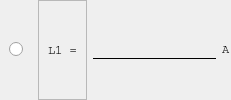
                                 <widget class="QFrame" name="frame_114">
                                  <property name="frameShape">
                                   <enum>QFrame::NoFrame</enum>
                                  </property>
                                  <property name="frameShadow">
                                   <enum>QFrame::Plain</enum>
                                  </property>
                                  <layout class="QHBoxLayout" name="horizontalLayout_31">
                                   <property name="spacing">
                                    <number>6</number>
                                   </property>
                                   <property name="leftMargin">
                                    <number>0</number>
                                   </property>
                                   <property name="topMargin">
                                    <number>0</number>
                                   </property>
                                   <property name="rightMargin">
                                    <number>0</number>
                                   </property>
                                   <property name="bottomMargin">
                                    <number>0</number>
                                   </property>
                                   <item>
                                    <widget class="QFrame" name="frame_115">
                                     <property name="frameShape">
                                      <enum>QFrame::NoFrame</enum>
                                     </property>
                                     <property name="frameShadow">
                                      <enum>QFrame::Plain</enum>
                                     </property>
                                     <layout class="QVBoxLayout" name="verticalLayout_73">
                                      <item>
                                       <widget class="QRadioButton" name="radioButton_8">
                                        <property name="text">
                                         <string/>
                                        </property>
                                       </widget>
                                      </item>
                                     </layout>
                                    </widget>
                                   </item>
                                   <item>
                                    <widget class="QFrame" name="frame_116">
                                     <property name="frameShape">
                                      <enum>QFrame::StyledPanel</enum>
                                     </property>
                                     <property name="frameShadow">
                                      <enum>QFrame::Raised</enum>
                                     </property>
                                     <layout class="QVBoxLayout" name="verticalLayout_74">
                                      <item>
                                       <widget class="QLabel" name="label_45">
                                        <property name="font">
                                         <font>
                                          <family>Courier</family>
                                         </font>
                                        </property>
                                        <property name="text">
                                         <string>L1 =</string>
                                        </property>
                                       </widget>
                                      </item>
                                     </layout>
                                    </widget>
                                   </item>
                                   <item>
                                    <widget class="QFrame" name="frame_117">
                                     <property name="frameShape">
                                      <enum>QFrame::NoFrame</enum>
                                     </property>
                                     <property name="frameShadow">
                                      <enum>QFrame::Plain</enum>
                                     </property>
                                     <layout class="QVBoxLayout" name="verticalLayout_75">
                                      <property name="spacing">
                                       <number>0</number>
                                      </property>
                                      <property name="leftMargin">
                                       <number>0</number>
                                      </property>
                                      <property name="topMargin">
                                       <number>0</number>
                                      </property>
                                      <property name="rightMargin">
                                       <number>0</number>
                                      </property>
                                      <property name="bottomMargin">
                                       <number>0</number>
                                      </property>
                                      <item>
                                       <widget class="QLineEdit" name="lineEdit_14">
                                        <property name="minimumSize">
                                         <size>
                                          <width>50</width>
                                          <height>0</height>
                                         </size>
                                        </property>
                                        <property name="styleSheet">
                                         <string notr="true">QLineEdit{
	border:transparent;
	background: transparent;
	border-bottom: 1px solid black;
	font: 14px;

}


QLineEdit:down-arrow {
    image: url(resources/arrow.png);
	width: 14px;
	height: 14px;
}

QLineEdit QAbstractItemView {

    border: 2px solid darkgray;
    selection-background-color: rgb(174, 255, 193);
	selection-color: black;
	background-color: white;

}</string>
                                        </property>
                                       </widget>
                                      </item>
                                     </layout>
                                    </widget>
                                   </item>
                                   <item>
                                    <widget class="QFrame" name="frame_118">
                                     <property name="maximumSize">
                                      <size>
                                       <width>15</width>
                                       <height>15</height>
                                      </size>
                                     </property>
                                     <property name="frameShape">
                                      <enum>QFrame::NoFrame</enum>
                                     </property>
                                     <property name="frameShadow">
                                      <enum>QFrame::Plain</enum>
                                     </property>
                                     <layout class="QVBoxLayout" name="verticalLayout_76">
                                      <property name="spacing">
                                       <number>0</number>
                                      </property>
                                      <property name="leftMargin">
                                       <number>0</number>
                                      </property>
                                      <property name="topMargin">
                                       <number>0</number>
                                      </property>
                                      <property name="rightMargin">
                                       <number>0</number>
                                      </property>
                                      <property name="bottomMargin">
                                       <number>0</number>
                                      </property>
                                      <item>
                                       <widget class="QLabel" name="label_46">
                                        <property name="font">
                                         <font>
                                          <family>Courier</family>
                                         </font>
                                        </property>
                                        <property name="styleSheet">
                                         <string notr="true">border: transparent;</string>
                                        </property>
                                        <property name="text">
                                         <string>A</string>
                                        </property>
                                        <property name="scaledContents">
                                         <bool>true</bool>
                                        </property>
                                       </widget>
                                      </item>
                                     </layout>
                                    </widget>
                                   </item>
                                  </layout>
                                 </widget>
